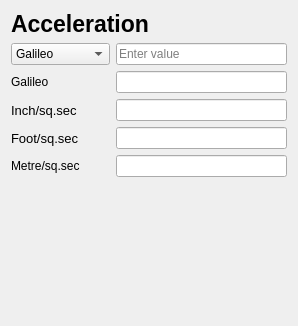
          <widget class="QWidget" name="scrollAreaWidgetContents_8">
           <property name="geometry">
            <rect>
             <x>0</x>
             <y>0</y>
             <width>298</width>
             <height>326</height>
            </rect>
           </property>
           <layout class="QGridLayout" name="gridLayout_17">
            <item row="0" column="0" colspan="2">
             <widget class="QLabel" name="label_61">
              <property name="font">
               <font>
                <pointsize>17</pointsize>
                <weight>75</weight>
                <bold>true</bold>
               </font>
              </property>
              <property name="text">
               <string>Acceleration</string>
              </property>
             </widget>
            </item>
            <item row="1" column="0">
             <widget class="QComboBox" name="comboBox_17">
              <property name="maximumSize">
               <size>
                <width>120</width>
                <height>16777215</height>
               </size>
              </property>
              <item>
               <property name="text">
                <string>Galileo</string>
               </property>
              </item>
              <item>
               <property name="text">
                <string>Inch/sq.sec</string>
               </property>
              </item>
              <item>
               <property name="text">
                <string>Foot/sq.sec</string>
               </property>
              </item>
              <item>
               <property name="text">
                <string>Metre/sq.sec</string>
               </property>
              </item>
             </widget>
            </item>
            <item row="1" column="1">
             <widget class="QLineEdit" name="lineEdit_61">
              <property name="dragEnabled">
               <bool>true</bool>
              </property>
              <property name="placeholderText">
               <string>Enter value</string>
              </property>
              <property name="clearButtonEnabled">
               <bool>true</bool>
              </property>
             </widget>
            </item>
            <item row="2" column="0">
             <widget class="QLabel" name="label_62">
              <property name="text">
               <string>Galileo</string>
              </property>
             </widget>
            </item>
            <item row="2" column="1">
             <widget class="QLineEdit" name="lineEdit_62">
              <property name="readOnly">
               <bool>true</bool>
              </property>
             </widget>
            </item>
            <item row="3" column="0">
             <widget class="QLabel" name="label_63">
              <property name="font">
               <font>
                <pointsize>10</pointsize>
               </font>
              </property>
              <property name="text">
               <string>Inch/sq.sec</string>
              </property>
             </widget>
            </item>
            <item row="3" column="1">
             <widget class="QLineEdit" name="lineEdit_63">
              <property name="readOnly">
               <bool>true</bool>
              </property>
             </widget>
            </item>
            <item row="4" column="0">
             <widget class="QLabel" name="label_64">
              <property name="font">
               <font>
                <pointsize>10</pointsize>
               </font>
              </property>
              <property name="text">
               <string>Foot/sq.sec</string>
              </property>
             </widget>
            </item>
            <item row="4" column="1">
             <widget class="QLineEdit" name="lineEdit_64">
              <property name="readOnly">
               <bool>true</bool>
              </property>
             </widget>
            </item>
            <item row="5" column="0">
             <widget class="QLabel" name="label_65">
              <property name="font">
               <font>
                <pointsize>9</pointsize>
               </font>
              </property>
              <property name="text">
               <string>Metre/sq.sec</string>
              </property>
             </widget>
            </item>
            <item row="5" column="1">
             <widget class="QLineEdit" name="lineEdit_65">
              <property name="readOnly">
               <bool>true</bool>
              </property>
             </widget>
            </item>
            <item row="6" column="0">
             <spacer name="verticalSpacer_7">
              <property name="orientation">
               <enum>Qt::Vertical</enum>
              </property>
              <property name="sizeHint" stdset="0">
               <size>
                <width>20</width>
                <height>118</height>
               </size>
              </property>
             </spacer>
            </item>
           </layout>
          </widget>
